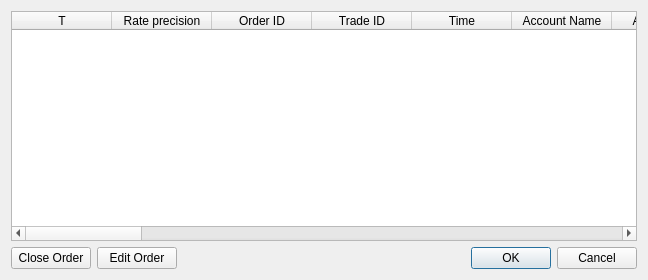
<?xml version="1.0" encoding="UTF-8"?>
<ui version="4.0">
 <class>Orders</class>
 <widget class="QDialog" name="Orders">
  <property name="geometry">
   <rect>
    <x>0</x>
    <y>0</y>
    <width>648</width>
    <height>280</height>
   </rect>
  </property>
  <property name="windowTitle">
   <string>Dialog</string>
  </property>
  <layout class="QGridLayout" name="gridLayout">
   <item row="0" column="0" colspan="3">
    <widget class="QTableWidget" name="tableWidget">
     <property name="selectionBehavior">
      <enum>QAbstractItemView::SelectRows</enum>
     </property>
     <column>
      <property name="text">
       <string>T</string>
      </property>
     </column>
     <column>
      <property name="text">
       <string>Rate precision</string>
      </property>
     </column>
     <column>
      <property name="text">
       <string>Order ID</string>
      </property>
     </column>
     <column>
      <property name="text">
       <string>Trade ID</string>
      </property>
     </column>
     <column>
      <property name="text">
       <string>Time</string>
      </property>
     </column>
     <column>
      <property name="text">
       <string>Account Name</string>
      </property>
     </column>
     <column>
      <property name="text">
       <string>Account ID</string>
      </property>
     </column>
     <column>
      <property name="text">
       <string>Time in force</string>
      </property>
     </column>
     <column>
      <property name="text">
       <string>Expire Date</string>
      </property>
     </column>
     <column>
      <property name="text">
       <string>Currency</string>
      </property>
     </column>
     <column>
      <property name="text">
       <string>Is Buy</string>
      </property>
     </column>
     <column>
      <property name="text">
       <string>Buy</string>
      </property>
     </column>
     <column>
      <property name="text">
       <string>Sell</string>
      </property>
     </column>
     <column>
      <property name="text">
       <string>Type</string>
      </property>
     </column>
     <column>
      <property name="text">
       <string>Status</string>
      </property>
     </column>
     <column>
      <property name="text">
       <string>Amount K</string>
      </property>
     </column>
     <column>
      <property name="text">
       <string>Currency Point</string>
      </property>
     </column>
     <column>
      <property name="text">
       <string>Stop Move</string>
      </property>
     </column>
     <column>
      <property name="text">
       <string>Stop</string>
      </property>
     </column>
     <column>
      <property name="text">
       <string>Stop Rate</string>
      </property>
     </column>
     <column>
      <property name="text">
       <string>Limit</string>
      </property>
     </column>
     <column>
      <property name="text">
       <string>Limit Rate</string>
      </property>
     </column>
     <column>
      <property name="text">
       <string>Is Entry Order</string>
      </property>
     </column>
     <column>
      <property name="text">
       <string>Oco Bulk ID</string>
      </property>
     </column>
     <column>
      <property name="text">
       <string>Is Net Quantity</string>
      </property>
     </column>
     <column>
      <property name="text">
       <string>Is Limited Order</string>
      </property>
     </column>
     <column>
      <property name="text">
       <string>Is Stop Order</string>
      </property>
     </column>
     <column>
      <property name="text">
       <string>Is ESL Order</string>
      </property>
     </column>
     <column>
      <property name="text">
       <string>Stop Peg Base Type</string>
      </property>
     </column>
     <column>
      <property name="text">
       <string>Limit Peg Base Type</string>
      </property>
     </column>
     <column>
      <property name="text">
       <string>Range</string>
      </property>
     </column>
    </widget>
   </item>
   <item row="1" column="2">
    <widget class="QDialogButtonBox" name="buttonBox">
     <property name="orientation">
      <enum>Qt::Horizontal</enum>
     </property>
     <property name="standardButtons">
      <set>QDialogButtonBox::Cancel|QDialogButtonBox::Ok</set>
     </property>
    </widget>
   </item>
   <item row="1" column="0">
    <widget class="QPushButton" name="pushButton">
     <property name="text">
      <string>Close Order</string>
     </property>
    </widget>
   </item>
   <item row="1" column="1">
    <widget class="QPushButton" name="pushButton_2">
     <property name="text">
      <string>Edit Order</string>
     </property>
    </widget>
   </item>
  </layout>
 </widget>
 <resources/>
 <connections>
  <connection>
   <sender>buttonBox</sender>
   <signal>accepted()</signal>
   <receiver>Orders</receiver>
   <slot>accept()</slot>
   <hints>
    <hint type="sourcelabel">
     <x>248</x>
     <y>254</y>
    </hint>
    <hint type="destinationlabel">
     <x>157</x>
     <y>274</y>
    </hint>
   </hints>
  </connection>
  <connection>
   <sender>buttonBox</sender>
   <signal>rejected()</signal>
   <receiver>Orders</receiver>
   <slot>reject()</slot>
   <hints>
    <hint type="sourcelabel">
     <x>316</x>
     <y>260</y>
    </hint>
    <hint type="destinationlabel">
     <x>286</x>
     <y>274</y>
    </hint>
   </hints>
  </connection>
 </connections>
</ui>
